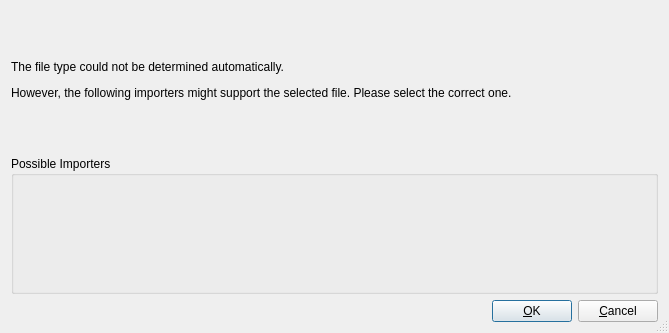
<?xml version="1.0" encoding="UTF-8"?>
<ui version="4.0">
 <class>QBSelectFromListUi</class>
 <widget class="QDialog" name="QBSelectFromListUi">
  <property name="geometry">
   <rect>
    <x>0</x>
    <y>0</y>
    <width>669</width>
    <height>333</height>
   </rect>
  </property>
  <property name="windowTitle">
   <string>Select Importer</string>
  </property>
  <property name="sizeGripEnabled">
   <bool>true</bool>
  </property>
  <layout class="QVBoxLayout">
   <item>
    <widget class="QLabel" name="msgLabel">
     <property name="text">
      <string>&lt;qt&gt;
&lt;p&gt;
The file type could not be determined automatically.
&lt;/p&gt;
&lt;p&gt;
However, the following importers might support the selected file. Please select the
correct one.
&lt;/p&gt;
&lt;/qt&gt;</string>
     </property>
     <property name="wordWrap">
      <bool>false</bool>
     </property>
    </widget>
   </item>
   <item>
    <widget class="Q3GroupBox" name="choiceBox">
     <property name="title">
      <string>Possible Importers</string>
     </property>
     <layout class="QHBoxLayout">
      <item>
       <widget class="Q3ListView" name="listView">
        <column>
         <property name="text">
          <string>Name</string>
         </property>
         <property name="clickable">
          <bool>true</bool>
         </property>
         <property name="resizable">
          <bool>true</bool>
         </property>
        </column>
        <column>
         <property name="text">
          <string>Description</string>
         </property>
         <property name="clickable">
          <bool>true</bool>
         </property>
         <property name="resizable">
          <bool>true</bool>
         </property>
        </column>
       </widget>
      </item>
     </layout>
    </widget>
   </item>
   <item>
    <layout class="QHBoxLayout">
     <property name="spacing">
      <number>6</number>
     </property>
     <property name="margin">
      <number>0</number>
     </property>
     <item>
      <spacer name="Horizontal Spacing2">
       <property name="orientation">
        <enum>Qt::Horizontal</enum>
       </property>
       <property name="sizeType">
        <enum>QSizePolicy::Expanding</enum>
       </property>
       <property name="sizeHint" stdset="0">
        <size>
         <width>20</width>
         <height>20</height>
        </size>
       </property>
      </spacer>
     </item>
     <item>
      <widget class="QPushButton" name="buttonOk">
       <property name="text">
        <string>&amp;OK</string>
       </property>
       <property name="shortcut">
        <string/>
       </property>
       <property name="autoDefault">
        <bool>true</bool>
       </property>
       <property name="default">
        <bool>true</bool>
       </property>
      </widget>
     </item>
     <item>
      <widget class="QPushButton" name="buttonCancel">
       <property name="text">
        <string>&amp;Cancel</string>
       </property>
       <property name="shortcut">
        <string/>
       </property>
       <property name="autoDefault">
        <bool>true</bool>
       </property>
      </widget>
     </item>
    </layout>
   </item>
  </layout>
 </widget>
 <layoutdefault spacing="6" margin="11"/>
 <pixmapfunction>qPixmapFromMimeSource</pixmapfunction>
 <customwidgets>
  <customwidget>
   <class>Q3GroupBox</class>
   <extends>QGroupBox</extends>
   <header>Qt3Support/Q3GroupBox</header>
   <container>1</container>
  </customwidget>
  <customwidget>
   <class>Q3Frame</class>
   <extends>QFrame</extends>
   <header>Qt3Support/Q3Frame</header>
   <container>1</container>
  </customwidget>
  <customwidget>
   <class>Q3ListView</class>
   <extends>Q3Frame</extends>
   <header>q3listview.h</header>
  </customwidget>
 </customwidgets>
 <resources/>
 <connections>
  <connection>
   <sender>buttonOk</sender>
   <signal>clicked()</signal>
   <receiver>QBSelectFromListUi</receiver>
   <slot>accept()</slot>
   <hints>
    <hint type="sourcelabel">
     <x>20</x>
     <y>20</y>
    </hint>
    <hint type="destinationlabel">
     <x>20</x>
     <y>20</y>
    </hint>
   </hints>
  </connection>
  <connection>
   <sender>buttonCancel</sender>
   <signal>clicked()</signal>
   <receiver>QBSelectFromListUi</receiver>
   <slot>reject()</slot>
   <hints>
    <hint type="sourcelabel">
     <x>20</x>
     <y>20</y>
    </hint>
    <hint type="destinationlabel">
     <x>20</x>
     <y>20</y>
    </hint>
   </hints>
  </connection>
 </connections>
</ui>
